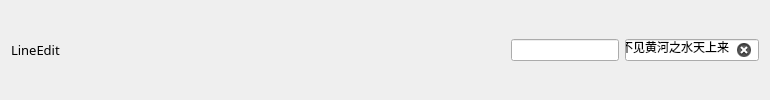
                <widget class="QWidget" name="widget_10" native="true">
                 <layout class="QGridLayout" name="gridLayout_13">
                  <item row="0" column="0">
                   <widget class="QLabel" name="label_10">
                    <property name="font">
                     <font>
                      <family>微软雅黑</family>
                      <pointsize>10</pointsize>
                      <bold>false</bold>
                     </font>
                    </property>
                    <property name="text">
                     <string>LineEdit</string>
                    </property>
                   </widget>
                  </item>
                  <item row="0" column="1">
                   <spacer name="horizontalSpacer_6">
                    <property name="orientation">
                     <enum>Qt::Orientation::Horizontal</enum>
                    </property>
                    <property name="sizeHint" stdset="0">
                     <size>
                      <width>445</width>
                      <height>20</height>
                     </size>
                    </property>
                   </spacer>
                  </item>
                  <item row="0" column="3">
                   <widget class="QLineEdit" name="lineEdit">
                    <property name="minimumSize">
                     <size>
                      <width>0</width>
                      <height>0</height>
                     </size>
                    </property>
                    <property name="text">
                     <string>君不见黄河之水天上来</string>
                    </property>
                    <property name="clearButtonEnabled">
                     <bool>true</bool>
                    </property>
                   </widget>
                  </item>
                  <item row="0" column="2">
                   <widget class="QLineEdit" name="lineEditSerach"/>
                  </item>
                 </layout>
                </widget>
